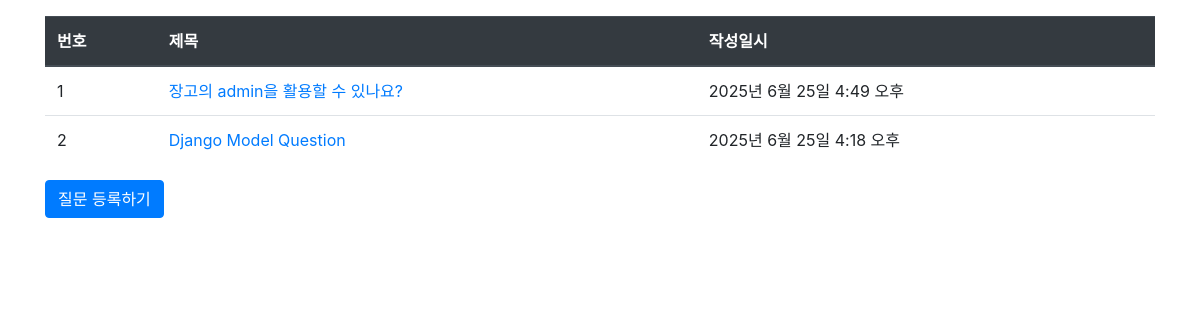
Page /pybo/ on the earlier database version.
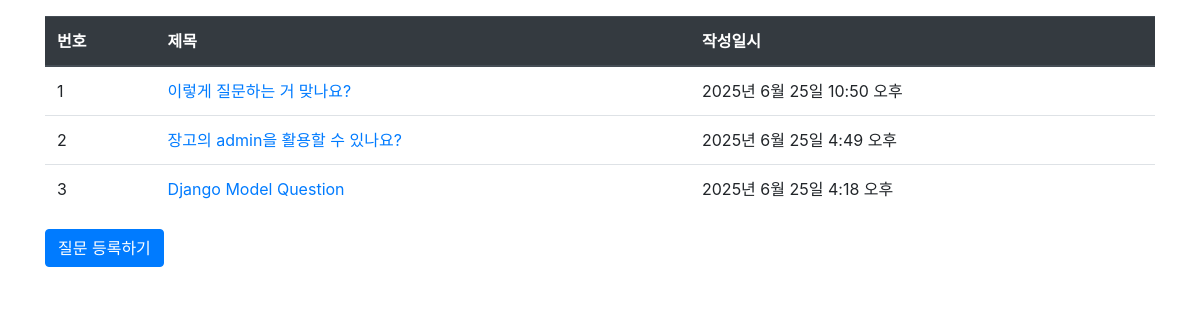
Same page on the later database version.
### pybo/models.py (models this page shows, shortened)
class Question(models.Model):
    subject = models.CharField(max_length=200)
    content = models.TextField()
    create_date = models.DateTimeField()

### pybo/views.py (the view)
# urls.py: path('', views.index, name='index'),
def index(request):
    question_list = Question.objects.order_by('-create_date') # -create_date는 -기호로 작성일시의 역순을 의미한다.
    context = {'question_list': question_list} # 조회한 Question 모델 데이터를 context 변수에 저장했다. render 함수가 템플릿을 HTML로 변환하는 과정에서 사용되는 데이터다.
    return render(request, 'pybo/question_list.html', context)

### templates/pybo/question_list.html
{% extends 'base.html' %}
{% block content %}
<div class="container my-3">
    <table class="table">
        <thead>
        <tr class="thead-dark">
            <th>번호</th>
            <th>제목</th>
            <th>작성일시</th>
        </tr>
        </thead>
        <tbody>
        {% if question_list %}
        {% for question in question_list %}
        <tr>
            <td>{{ forloop.counter }}</td>
            <td>
                <a href="{% url 'pybo:detail' question.id %}">
                    {{ question.subject }}
                </a>
            </td>
            <td>{{ question.create_date }}</td>
        </tr>
        {% endfor %}
        {% else %}
        <tr>
            <td colspan="3">질문이 없습니다.</td>
        </tr>
        {% endif %}
        </tbody>
    </table>
    <a href="{% url 'pybo:question_create' %}" class="btn btn-primary">
        질문 등록하기
    </a>
</div>
{% endblock %}

### templates/base.html (shortened to what this page needs)
{% load static %}
<!doctype html>
<html lang="ko">
<head>
    <link rel="stylesheet" type="text/css" href="{% static 'bootstrap.min.css' %}">
    <link rel="stylesheet" type="text/css" href="{% static 'style.css' %}">
</head>
<body>
{% block content %}
{% endblock %}
</body>
</html>

Differences in the rows shown:
added Question: subject "이렇게 질문하는 거 맞나요?", create_date "2025년 6월 25일 10:50 오후"
